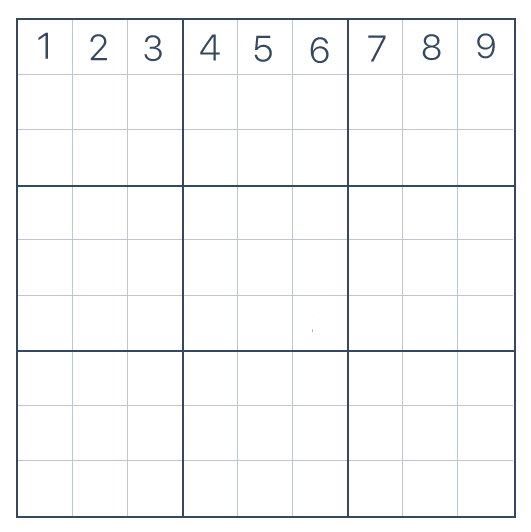
#> input picture puzzles/example.png, 531 x 532 px
$ python create_number_files.py
#> lines starting #> are read from the running program, lines starting #| are printed output that depends on the picture; after the words box and inside, x2 and y2 are one past the last pixel; in counts of white or black regions, pixels touching at a corner belong together
### libs/number_recog.py
import cv2
import numpy as np
from os import path
from skimage.metrics import structural_similarity

from libs.region_of_interest import ROI
from libs.grid_estimator import GridEstimator

class NumberRecog:

	def __init__(self, image_path, estimateGrid = True, visualise = True):
#> called with image_path = 'puzzles/example.png', estimateGrid = True, visualise = True
		self.image = cv2.imread(image_path)
#> self.image is the input picture: shape (532, 531, 3); mean B, G, R 249, 247.9, 247.1
		self.visualise = visualise

		self.cleanImage()

		self.grid_mean_width = int(self.image.shape[0] / 9)
		self.grid_mean_height = int(self.image.shape[1] / 9)

		if estimateGrid:
			estimator = GridEstimator(self.image)
			self.grid_mean_width, self.grid_mean_height = estimator.estimateGridSize()


	def showImage(self, image):
		if self.visualise:
			cv2.imshow('image', image)
			cv2.waitKey(0)
			cv2.destroyAllWindows()


	def getNumberContours(self):
		# Prepare image
		blurred = cv2.GaussianBlur(self.image, (5, 5), 0)
		thresh = cv2.threshold(blurred, 0, 255, cv2.THRESH_BINARY_INV + cv2.THRESH_OTSU)[1]

		# Get the contours with a full tree hierarchy
		contours, hierarchy = cv2.findContours(thresh, cv2.RETR_TREE, cv2.CHAIN_APPROX_SIMPLE)

		items_seen = []
		contours_of_interest = []

		# Copy the image to display the contours
		contour_image = self.display_image.copy()

		# Loop the contours and hierarchy
		for i, contour in enumerate(contours):
			area = cv2.contourArea(contour)

			# Check area of the contour, skip big areas
			if area > ((self.image.shape[0] ** 2) / 81):
				continue

			# Fetch the parent of the item
			(_, _, _, parent) = hierarchy[0][i]

			# The 4, 6, 8, and 9 get smaller contours on the inside. Luckily the hierarchy
			# makes sure that the smaller contours are always a child of the contour that
			# we are interested in. Therefore, if we have already seen the parent of this
			# item we want to skip it
			if parent not in items_seen:
				if self.visualise:
					x, y, w, h = cv2.boundingRect(contour)
					cv2.rectangle(contour_image, (x, y), (x + w, y + h), (0, 255, 0), 2)

				contours_of_interest.append(contour)

			items_seen.append(i)

		if self.visualise:
			self.showImage(contour_image)

		return contours_of_interest


	# Called with y, x instead of x, y to match numpy matrix indexing
	def getGridLocation(self, y, x):
		y_pos = int((y / self.grid_mean_height).round())
		x_pos = int((x / self.grid_mean_width).round())

		return (y_pos, x_pos)


	def cleanImage(self):
		# Make uniform size
		image_resize = cv2.resize(self.image, (500, 500))

		# Get the edges of the image
		gray = cv2.cvtColor(image_resize, cv2.COLOR_BGR2GRAY)
		edged = cv2.Canny(gray, 50, 200, 255)
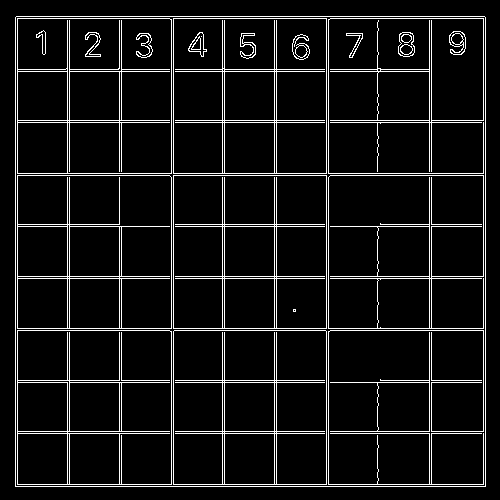
#> edged: shape (500, 500); 7.4% white in thin lines or dots, all inside (x1, y1, x2, y2) = (15, 16, 486, 487)

		# Detect the outer contour
		contours, hierarchy = cv2.findContours(edged, cv2.RETR_EXTERNAL, cv2.CHAIN_APPROX_NONE)
#> contours = 1 contour; box (x1, y1, x2, y2) and area: (15, 16, 486, 487) 220899

		# Crop out the outer padding of the image
		x, y, w, h = cv2.boundingRect(contours[0])
#> x = 15; y = 16; w = 471; h = 471
		image_cropped = image_resize[y:y + h, x:x + w]

		image_resize = cv2.resize(image_cropped, (500, 500))

		# Keep a version of the image for visualisation
		self.display_image = image_resize

		# Grayscale the image for further processing
		self.image = cv2.cvtColor(image_resize, cv2.COLOR_BGR2GRAY)
#> self.image: shape (500, 500)


	def getRegions(self):
		number_contours = self.getNumberContours()

		rois = []

		for contour in number_contours:
			(x, y, w, h) = cv2.boundingRect(contour)

			# Crop out the regions of interest
			roi_img = self.image[y:y + h, x:x + w]
			grid_loc = self.getGridLocation(y, x)
			# self.showImage(roi_img)

			rois.append(ROI(roi_img, grid_loc))

		return rois


	# [48 lines left out: functions loadExamples, matchToExample, appendNumbersToROI, extract, not called in this run]

### libs/grid_estimator.py
import cv2
import numpy as np

class GridEstimator:

	def __init__(self, image):
		self.image = image


	# [4 lines left out: function showImage, not called in this run]


	def getStructure(self, image, size, direction = 'horizontal'):
		total = image.shape[0 if direction == 'vertical' else 1]
		direction_size = int(total / size)

		if direction == 'vertical':
			return cv2.getStructuringElement(cv2.MORPH_RECT, (1, direction_size))
		elif direction == 'horizontal':
			return cv2.getStructuringElement(cv2.MORPH_RECT, (direction_size, 1))


	def applyStructure(self, image, struct, fill = False):
		if fill:
			applied = cv2.dilate(image, struct)
			applied = cv2.erode(applied, struct)
		else:
			applied = cv2.erode(image, struct)
			applied = cv2.dilate(applied, struct)

		return applied


	def estimateGridSize(self):
		gray = cv2.bitwise_not(self.image)
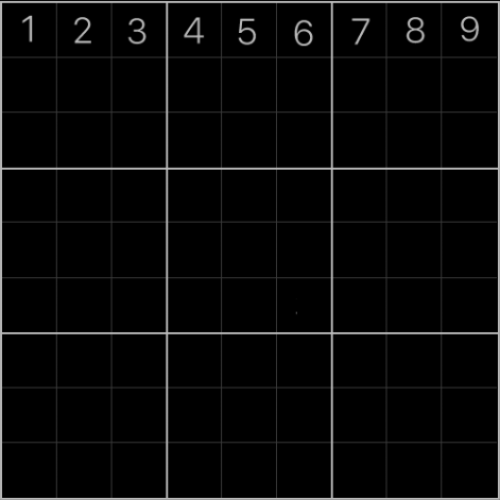
#> gray: shape (500, 500); min 0, max 186, mean 8.2
		bw = cv2.adaptiveThreshold(gray, 255, cv2.ADAPTIVE_THRESH_GAUSSIAN_C, cv2.THRESH_BINARY, 11, -2)
#> bw: shape (500, 500); 8.7% white; 20 white regions (2 under 20 px), largest, box (x1, y1, x2, y2) and area: (0, 1, 500, 500) 9772, (335, 337, 495, 495) 1496, (5, 336, 163, 496) 1487
		# self.showImage(bw)

		# Fill out the image because the adaptive threshold misses some pixels
		horz_struct = self.getStructure(bw, 50, 'horizontal')
		refined_image = self.applyStructure(bw.copy(), horz_struct, True)
#> in applyStructure, `applied = cv2.dilate(image, struct)`: applied: shape (500, 500); 25.2% white; 12 white regions, largest, box (x1, y1, x2, y2) and area: (0, 1, 500, 500) 58651, (402, 17, 430, 43) 590, (291, 20, 318, 46) 566
#> in applyStructure, `applied = cv2.erode(applied, struct)`:
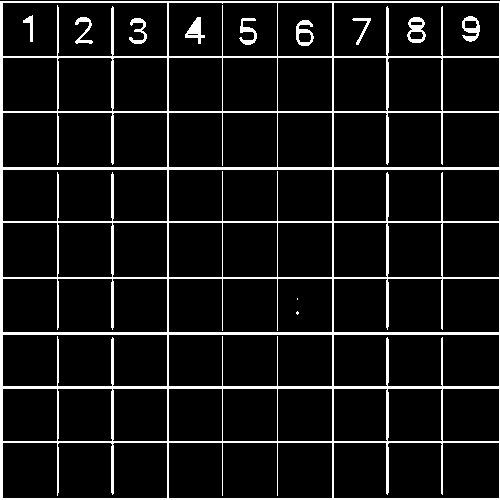
#> applied: shape (500, 500); 9% white; 12 white regions (2 under 20 px), largest, box (x1, y1, x2, y2) and area: (0, 1, 500, 500) 20680, (407, 17, 426, 43) 266, (462, 16, 480, 42) 249

		vert_struct = self.getStructure(bw, 50, 'vertical')
#> vert_struct = [1, 1, 1, 1, 1, 1, 1, 1, 1, 1]
		refined_image = self.applyStructure(refined_image, vert_struct, True)
#> in applyStructure (call 2), `applied = cv2.dilate(image, struct)`: applied: shape (500, 500); 25.9% white; 12 white regions (1 under 20 px), largest, box (x1, y1, x2, y2) and area: (0, 0, 500, 500) 60400, (407, 13, 426, 48) 581, (239, 14, 257, 50) 569
#> in applyStructure (call 2), `applied = cv2.erode(applied, struct)`: applied: shape (500, 500); 9.7% white; 12 white regions (2 under 20 px), largest, box (x1, y1, x2, y2) and area: (0, 0, 500, 500) 21520, (407, 18, 426, 44) 410, (239, 19, 257, 46) 398

		# Remove the numbers from the image
		horz_struct = self.getStructure(bw, 4, 'horizontal')
		horizontal = self.applyStructure(refined_image.copy(), horz_struct)
#> call 3 of applyStructure, with struct = array of shape (1, 125), fill = False
#> in applyStructure (call 3), `applied = cv2.erode(image, struct)`:
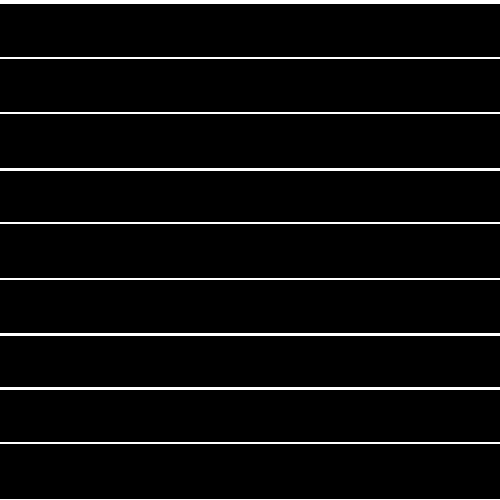
#> applied: shape (500, 500); 4.8% white; 10 white regions, largest, box (x1, y1, x2, y2) and area: (0, 0, 500, 4) 2000, (0, 168, 500, 171) 1500, (0, 333, 500, 336) 1500

		vert_struct = self.getStructure(bw, 4, 'vertical')
#> vert_struct = 125 values from 1 to 1
		vertical = self.applyStructure(refined_image.copy(), vert_struct)
#> call 4 of applyStructure, with struct = array of shape (125, 1), fill = False
#> in applyStructure (call 4), `applied = cv2.erode(image, struct)`:
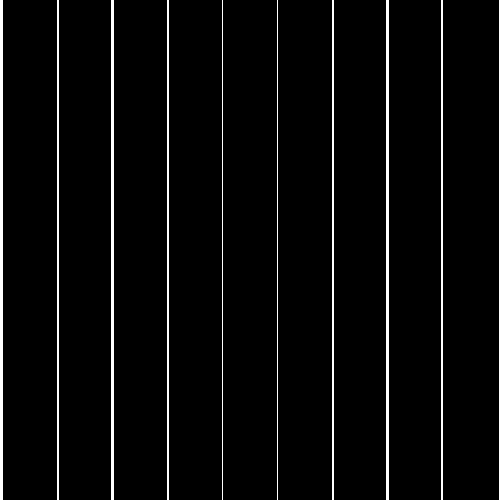
#> applied: shape (500, 500); 4% white; 10 white regions

		merged = horizontal + vertical
		# self.showImage(merged)

		# Get the grid contours
		contours, hierarchy = cv2.findContours(merged, cv2.RETR_TREE, cv2.CHAIN_APPROX_SIMPLE)
#> contours = 82 contours; largest, box (x1, y1, x2, y2) and area: (0, 0, 500, 500) 249001, (442, 443, 500, 500) 3190, (442, 223, 500, 279) 3133, (442, 113, 500, 169) 3133, (277, 443, 333, 500) 3078

		counter = 0
		grid_width = []
		grid_height = []
		inner_width = []
		inner_height = []

		# Loop the contours and store their height and width
		for c in contours:
			area = cv2.contourArea(c)

			# Filter the outer contour
			if area > ((bw.shape[0] ** 2) / 2):
				continue

			counter = counter + 1

			(_, _, w, h) = cv2.boundingRect(c)

			inner_width.append(w)
			inner_height.append(h)

			if counter % 9 == 0:
				grid_width.append(inner_width)
				grid_height.append(inner_height)
				inner_width = []
				inner_height = []
#> this loop made 82 passes
#> (area, w, h) on passes 2 to 13: (3190, 58, 57), (2966, 54, 57), (2966, 54, 57), (3078, 56, 57), (3078, 56, 57), (3022, 55, 57), (3022, 55, 57), (2966, 54, 57), (3078, 56, 57), (3019, 58, 54), (2807, 54, 54), (2807, 54, 54)
#> (c, area) on pass 1: ([[0, 0], [0, 499], [499, 499], [499, 0]], 249001)
#> after the loop, counter = 81; grid_height = 9 items; grid_width = 9 items

		# Get the mean width and height
		grid_mean_width = np.median(np.median(grid_width, 0))
#> grid_mean_width = 55
		grid_mean_height = np.median(np.median(grid_height, 0))
#> grid_mean_height = 55

		return (grid_mean_width, grid_mean_height)

### libs/region_of_interest.py
class ROI:

	def __init__(self, image, position, number = None):
		self.image = image
		self.position = position
		self.number = number


	def getPosition(self):
		return self.position


	def getImage(self):
		return self.image


	def getNumber(self):
		return self.number


	def setNumber(self, number):
		self.number = number

### create_number_files.py
import cv2
from libs.number_recog import NumberRecog

recog = NumberRecog('puzzles/example.png')
number_extracts = recog.getRegions()
#> in getNumberContours, `thresh = cv2.threshold(blurred, 0, 255, cv2.THRESH_BINARY_INV + cv2.TH..`:
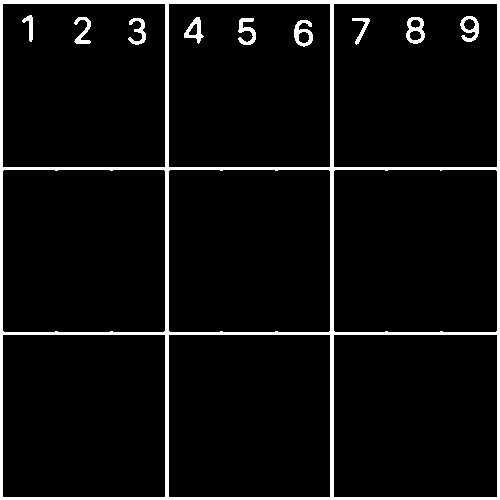
#> thresh: shape (500, 500); 6.1% white; 10 white regions
#> in getNumberContours, `contours, hierarchy = cv2.findContours(thresh, cv2.RETR_TREE, cv2.CHAI..`: contours = 24 contours; largest, box (x1, y1, x2, y2) and area: (0, 0, 500, 500) 249001, (333, 3, 498, 168) 26894, (333, 334, 498, 498) 26730, (2, 3, 166, 168) 26730, (333, 169, 498, 333) 26713
#> the loop in getNumberContours, `for i, contour in enumerate(contours):` made 24 passes
#> (area, parent, x, y, w, h) on passes 9, 10, 13, 16, 18, 19, 22, 23, 24: (111, 7, 352, 18, 18, 27), (379, 7, 406, 17, 19, 27), (295.5, 7, 460, 16, 19, 26), (311, 14, 294, 20, 19, 27), (189.5, 14, 238, 18, 18, 27), (248.5, 14, 184, 17, 20, 27), (161, 20, 128, 18, 18, 27), (158, 20, 74, 17, 17, 27), (99, 20, 22, 15, 11, 27)
#> area on passes 2 to 7: 26730, 26404, 26567, 26713, 26386, 26549
#> after the loop in getNumberContours, `for i, contour in enumerate(contours):`:
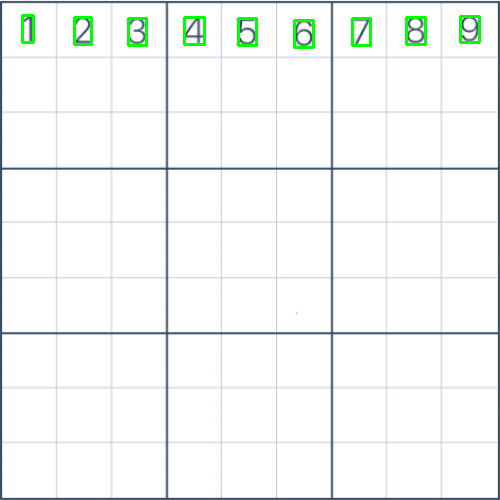
#> contour_image: shape (500, 500, 3); mean B, G, R 245.9, 247.1, 243.8
#> after the loop in getNumberContours, `for i, contour in enumerate(contours):`: contours_of_interest = 9 contours; largest, box (x1, y1, x2, y2) and area: (406, 17, 425, 44) 379, (294, 20, 313, 47) 311, (460, 16, 479, 42) 296, (184, 17, 204, 44) 248, (238, 18, 256, 45) 190; items_seen = [8, 9, 10, 11, 12, 13, 15, 16, 17, 18, 19, 21, 22, 23]
#> in getRegions, `number_contours = self.getNumberContours()`: number_contours has the same summary as contours_of_interest in getNumberContours
#> the loop in getRegions, `for contour in number_contours:` made 9 passes
#> (x, y, w, h, x_pos in getGridLocation) on passes 1 to 9: (352, 18, 18, 27, 6), (406, 17, 19, 27, 7), (460, 16, 19, 26, 8), (294, 20, 19, 27, 5), (238, 18, 18, 27, 4), (184, 17, 20, 27, 3), (128, 18, 18, 27, 2), (74, 17, 17, 27, 1), (22, 15, 11, 27, 0)
#> after the loop in getRegions, `for contour in number_contours:`: rois = 9 items
#> number_extracts = 9 items

for extract in number_extracts:
	path = 'numbers/%i.png' % (extract.getPosition()[1] + 1)

	cv2.imwrite(path, extract.getImage())
#> this loop made 9 passes
#> path on passes 1 to 9: 'numbers/7.png', 'numbers/8.png', 'numbers/9.png', 'numbers/6.png', 'numbers/5.png', 'numbers/4.png', 'numbers/3.png', 'numbers/2.png', 'numbers/1.png'

$ run again, with puzzles/1.PNG copied over puzzles/example.png
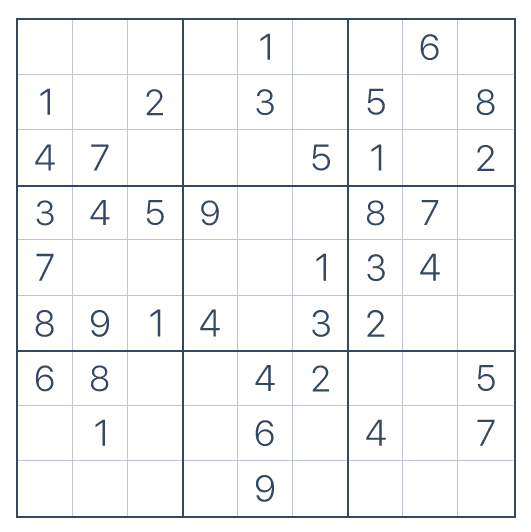
#> input picture puzzles/1.PNG, 531 x 532 px
#> in __init__, self.image is the input picture: shape (532, 531, 3); mean B, G, R 246.8, 245.4, 244.3
#> in cleanImage, `edged = cv2.Canny(gray, 50, 200, 255)`:
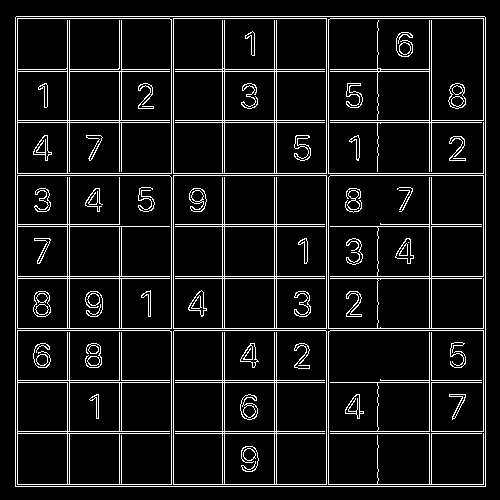
#> edged: shape (500, 500); 8.7% white in thin lines or dots, all inside (x1, y1, x2, y2) = (15, 16, 486, 487)
#> in cleanImage, `contours, hierarchy = cv2.findContours(edged, cv2.RETR_EXTERNAL, cv2.C..`: contours = 1 contour; box (x1, y1, x2, y2) and area: (15, 16, 486, 487) 220899
#> in cleanImage, `x, y, w, h = cv2.boundingRect(contours[0])`: x = 15; y = 16; w = 471
#> self.image: shape (500, 500)
#> bw: shape (500, 500); 10.6% white; 47 white regions, largest, box (x1, y1, x2, y2) and area: (0, 1, 500, 500) 9772, (335, 337, 495, 495) 1496, (5, 336, 163, 496) 1487
#> in estimateGridSize, `vert_struct = self.getStructure(bw, 50, 'vertical')`: vert_struct = [1, 1, 1, 1, 1, 1, 1, 1, 1, 1]
#> in estimateGridSize, `vert_struct = self.getStructure(bw, 4, 'vertical')`: vert_struct = 125 values from 1 to 1
#> in estimateGridSize, `contours, hierarchy = cv2.findContours(merged, cv2.RETR_TREE, cv2.CHAI..`: contours = 82 contours; largest, box (x1, y1, x2, y2) and area: (0, 0, 500, 500) 249001, (442, 443, 500, 500) 3190, (442, 223, 500, 279) 3133, (442, 113, 500, 169) 3133, (277, 443, 333, 500) 3078
#> the loop in estimateGridSize, `for c in contours:` made 82 passes
#> (area, w, h) on passes 2 to 9: (3190, 58, 57), (2966, 54, 57), (2966, 54, 57), (3078, 56, 57), (3078, 56, 57), (3022, 55, 57), (3022, 55, 57), (2966, 54, 57)
#> after the loop in estimateGridSize, `for c in contours:`: counter = 81; grid_height = 9 items
#> grid_mean_width = 55
#> thresh: shape (500, 500); 8.6% white; 39 white regions
#> in getNumberContours, `contours, hierarchy = cv2.findContours(thresh, cv2.RETR_TREE, cv2.CHAI..`: contours = 68 contours; largest, box (x1, y1, x2, y2) and area: (0, 0, 500, 500) 249001, (333, 3, 498, 168) 26894, (333, 334, 498, 498) 26730, (2, 3, 166, 168) 26730, (333, 169, 498, 333) 26713
#> the loop in getNumberContours, `for i, contour in enumerate(contours):` made 68 passes
#> (area, parent, x, y, w, h) on passes 3, 4, 6, 8, 10, 12, 13, 16: (119, 1, 461, 401, 18, 27), (245, 1, 350, 401, 20, 27), (170, 1, 461, 347, 18, 27), (330.5, 6, 239, 456, 20, 28), (313, 6, 239, 402, 19, 27), (152, 6, 296, 347, 17, 27), (235.5, 6, 239, 347, 20, 26), (100, 14, 79, 401, 11, 27)
#> after the loop in getNumberContours, `for i, contour in enumerate(contours):`: contours_of_interest = 38 contours; largest, box (x1, y1, x2, y2) and area: (19, 292, 38, 320) 395, (460, 71, 479, 98) 374, (74, 347, 93, 374) 371, (350, 182, 369, 209) 357, (74, 292, 94, 320) 334; items_seen = 58 values from 2 to 67
#> number_contours has the same summary as contours_of_interest in getNumberContours
#> the loop in getRegions, `for contour in number_contours:` made 38 passes
#> (x, y, w, h, y_pos in getGridLocation, x_pos in getGridLocation) on passes 1 to 8: (461, 401, 18, 27, 7, 8), (350, 401, 20, 27, 7, 6), (461, 347, 18, 27, 6, 8), (239, 456, 20, 28, 8, 4), (239, 402, 19, 27, 7, 4), (296, 347, 17, 27, 6, 5), (239, 347, 20, 26, 6, 4), (79, 401, 11, 27, 7, 1)
#> pass 2, in getRegions, `roi_img = self.image[y:y + h, x:x + w]`:
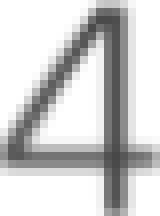
#> roi_img: shape (27, 20) (shown 8 times larger); min 72, max 255, mean 206.4
#> the loop `for extract in number_extracts:` made 38 passes
